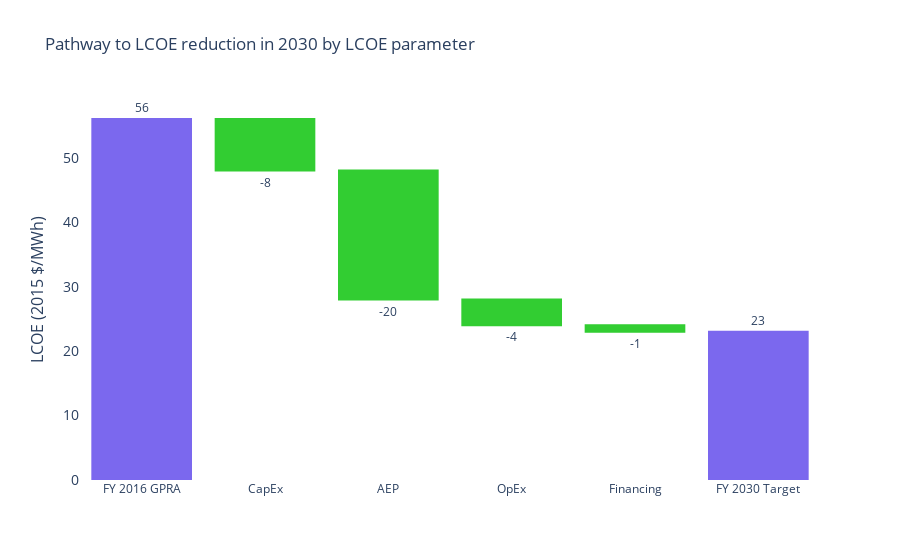

This figure's notebook cell:
### Markdown cell above
<br/><br/>
# <center>Figure 6. Pathway to LCOE reduction in 2030 by LCOE parameter

### Code cell
# # Sample waterfall obtained from https://plotly.com/python/waterfall-charts/
# import pandas as pd
# import numpy as np
# import waterfall_chart
# import matplotlib.pyplot as plt
# %matplotlib inline
# plt.rcParams.update({'figure.figsize':(7.5,5), 'figure.dpi':100})

# a = ['FY 2016 GPRA','CapEx','AEP','OpEx','Financing']
# b = [56,-8,-20,-4,-1]
# waterfall_chart.plot(a, b);

import plotly.graph_objects as go

initial_target = 56
capex_target = -8
aep_target = -20
opex_target = -4
financing_target = -1
final_target = initial_target + capex_target + aep_target + opex_target + financing_target
y_list = [initial_target, capex_target, aep_target, opex_target, financing_target, final_target]

fig = go.Figure(go.Waterfall(
    name = "20", 
    orientation = "v",
    measure = ["absolute", "relative", "relative", "relative", "relative", "total"],
    x = ['FY 2016 GPRA','CapEx','AEP','OpEx','Financing', "FY 2030 Target"],
    textposition = "outside",
    text = [initial_target, capex_target, aep_target, opex_target, financing_target, final_target],
#     y = [+56,-8,-20,-4,-1, final_target],
    y = y_list,
#     connector = {"line":{"color":"white"}},
    connector = {"visible": False},
    decreasing = {"marker":{"color":"limegreen", "line":{"color":"limegreen", "width":2}}},
    increasing = {"marker":{"color":"red"}},
    totals = {"marker":{"color":"#7b68ee", "line":{"color":"#7b68ee", "width":2}}}
))

fig.update_layout(
        title = "Pathway to LCOE reduction in 2030 by LCOE parameter",
        showlegend = False,
        paper_bgcolor='white',
        plot_bgcolor='white',
        yaxis=dict(
            title='LCOE (2015 $/MWh)',
            titlefont_size=16,
            tickfont_size=14),
)
# fig.update(layout_showlegend=False)
# fig.write_image(path + 'fig_6.eps', scale=1, width=1000, height=800)
fig.show()

### Figure 1 — Plotly figure (JSON) as saved in the notebook; plotly's stock layout.template omitted (floating-point values rounded to 4 significant figures)
{"data": [{"connector": {"visible": false}, "decreasing": {"marker": {"color": "limegreen", "line": {"color": "limegreen", "width": 2}}}, "increasing": {"marker": {"color": "red"}}, "measure": ["absolute", "relative", "relative", "relative", "relative", "total"], "name": "20", "orientation": "v", "text": ["56", "-8", "-20", "-4", "-1", "23"], "textposition": "outside", "totals": {"marker": {"color": "#7b68ee", "line": {"color": "#7b68ee", "width": 2}}}, "type": "waterfall", "x": ["FY 2016 GPRA", "CapEx", "AEP", "OpEx", "Financing", "FY 2030 Target"], "y": [56, -8, -20, -4, -1, 23]}], "layout": {"paper_bgcolor": "white", "plot_bgcolor": "white", "showlegend": false, "title": {"text": "Pathway to LCOE reduction in 2030 by LCOE parameter"}, "yaxis": {"tickfont": {"size": 14}, "title": {"font": {"size": 16}, "text": "LCOE (2015 $/MWh)"}}}}
